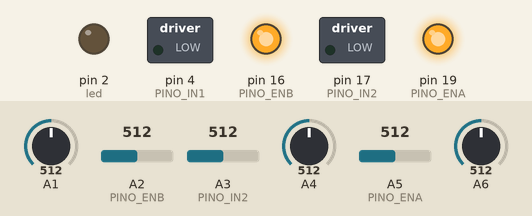
The sketch below on a simulated Arduino Uno, built with avr-gcc and run on an emulated ATmega328P. Parts: switched loads named in the sketch (green lamp = pin HIGH), output pins drawn as LEDs (lit = HIGH). The test bench sets the inputs (shaded band); at power-on: A3 (PINO_IN2) = 512, A1 = 512, A2 (PINO_ENB) = 512, A4 = 512, A5 (PINO_ENA) = 512, A6 = 512.

Above: at 13.2 s.
13.3 s: A3 (PINO_IN2) set to 266
14.8 s: A3 (PINO_IN2) set to 233
At 15.3 s:
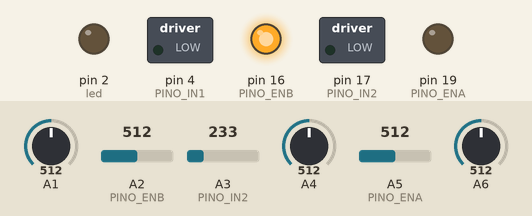
16.3 s: A3 (PINO_IN2) set to 992
At 17.5 s:
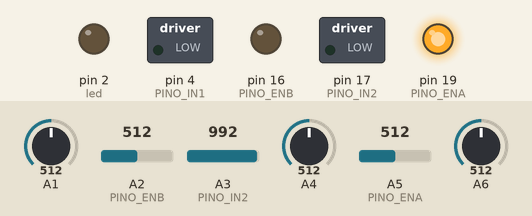
17.8 s: A3 (PINO_IN2) set to 737
19.3 s: A3 (PINO_IN2) set to 706
At 20.0 s:
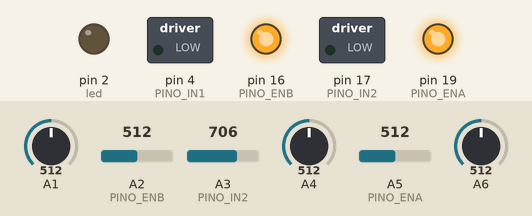
20.8 s: A3 (PINO_IN2) set to 240
At 21.2 s:
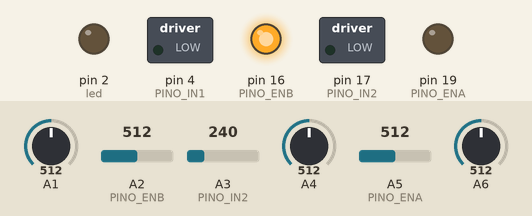
Timing chart, 0 to 23.3 s (numbered marks = the images above; inputs shaded):
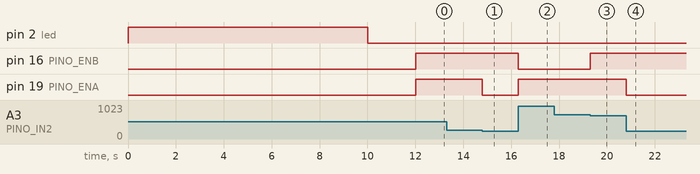

The sketch:

seguidor_small_pid_esp_v03.ino
```cpp
#include <QTRSensors.h>

#define num_sensors 8
//#define timeout 2500
#define emiterPin 13
#define led 2
#define numlin 2

QTRSensors qtr;
uint16_t sensorvalues[num_sensors];

//declaracao dos pinos utilizados para controlar a velocidade de rotacao
const int PINO_ENA = 19;
const int PINO_ENB = 16;

//declaracao dos pinos utilizados para controlar o sentido do motor
const int PINO_IN1 = 4;
const int PINO_IN2 = 17;

//valores de referencia de velocidade carregados qdo movimento em linha reta
int startD = 150;
int startE = 150;

//variaveis de velocidade passadas à biblioteca da shield
int vD, vE, motorspeed;
int vDmax=250, vEmax=250;
float lasterror=0;
double kp=1., ki=0., kd=0.;

int line, presentline, lastline=0;
int lap=0;
bool chegada=false;
unsigned long lasttime = 0;

void setup() {
  pinMode(led, OUTPUT);

  //configuração dos pinos como saida
  pinMode(PINO_ENA, OUTPUT);
  pinMode(PINO_ENB, OUTPUT);
  pinMode(PINO_IN1, OUTPUT);
  pinMode(PINO_IN2, OUTPUT);

  //inicia o codigo com os motores parados
  digitalWrite(PINO_IN1, LOW);
  digitalWrite(PINO_IN2, LOW);
  digitalWrite(PINO_ENA, LOW);
  digitalWrite(PINO_ENB, LOW);

  qtr.setTypeAnalog();
  qtr.setSensorPins((const uint8_t[]){26,25,33,32,35,34,39,36}, num_sensors);
  qtr.setEmitterPin(emiterPin);

  //config da serial para debug
  Serial.begin(9600);
  //calibration routine
  digitalWrite(led,HIGH);
  for (int i=0;i<400;i++) qtr.calibrate();
  digitalWrite(led,LOW);
  delay(2000);

    //configura os motores para o sentido horario
  digitalWrite(PINO_IN1, LOW);
  digitalWrite(PINO_IN2, LOW);

}

void loop() {
  unsigned int sensors[8];
  uint16_t position = qtr.readLineWhite(sensorvalues);
 // Rotina de deboucing da linha de chegada
  if((sensorvalues[0]<700) && (sensorvalues[7]<700)){
    line=1;
  }else{
    line=0;
  }

  if(line != lastline){
    lasttime=millis();
  }
  if((millis()-lasttime)>50){
    if(line != presentline){
      presentline = line;
      if(presentline == 1) lap++;
        if(lap==numlin){
        chegada=true;
      }
    }
  }


// Rotina de atualização do PID
  float erro = float(position)/10-350;
  float integ = integ + erro;
  float deriv=(erro-lasterror);
  lasterror=erro;
  float motorspeed = kp*erro + ki*integ + kd*deriv;

  vD=startD + int(motorspeed);
  vE=startE - int(motorspeed);

  if(vD>vDmax) vD=vDmax;
  if(vE>vEmax) vE=vEmax;
  if(vD<0) vD=0;
  if(vE<0) vE=0;

  if(chegada){
    vD=0;
    vE=0;
    delay(100);     ///tempo após cruzamento até a parada
    Serial.println("chegada");
  }
  lastline=line;

 //*atualiza velocidade dos motores
  analogWrite(PINO_ENA,vD);
  analogWrite(PINO_ENB,vE);
}
```

Measured:
- the behaviour switches between 248 and 247 on A3 (PINO_IN2) (found by bisection; images 0 and 1)
- the behaviour switches between 724 and 723 on A3 (PINO_IN2) (found by bisection; images 2 and 3)
- after the input at 13.3 s, every drawn part: stays the same
- after the input at 14.8 s, pin 19 (PINO_ENA): HIGH → LOW at once
- after the input at 16.3 s, pin 16 (PINO_ENB): HIGH → LOW at once; pin 19 (PINO_ENA): LOW → HIGH at once
- after the input at 17.8 s, every drawn part: stays the same
- after the input at 19.3 s, pin 16 (PINO_ENB): LOW → HIGH at once
- after the input at 20.8 s, pin 19 (PINO_ENA): HIGH → LOW at once
